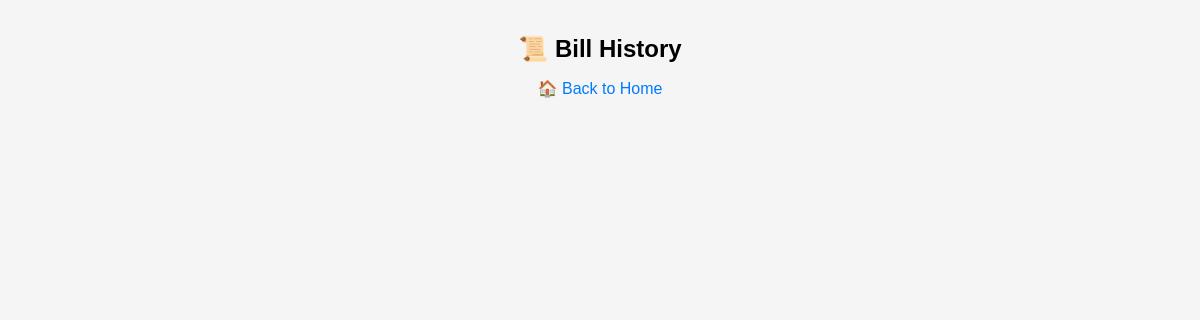
Before: /history with the older database file.
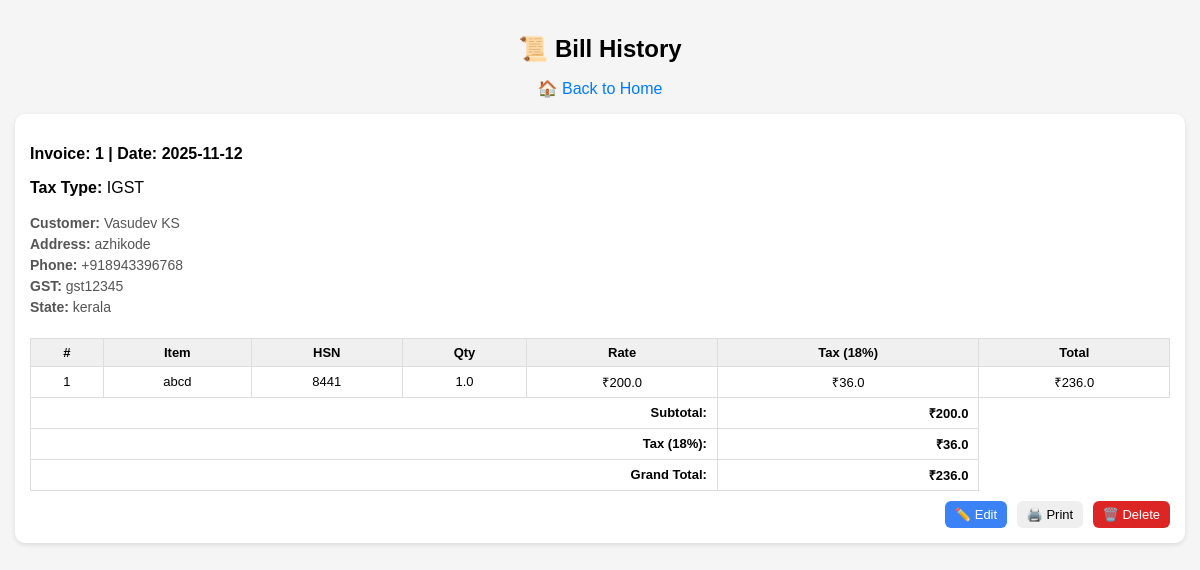
After: the same page with the newer database file.
### tables this page shows
CREATE TABLE bills (
                        id INTEGER PRIMARY KEY AUTOINCREMENT,
                        date TEXT,
                        invoice_number TEXT,
                        customer_name TEXT,
                        grand_total REAL,
                        extra_title TEXT,
                        extra_amount REAL,
                        tax_type TEXT
                    );

CREATE TABLE users (
                        id INTEGER PRIMARY KEY AUTOINCREMENT,
                        name TEXT,
                        address TEXT,
                        phone TEXT,
                        gst TEXT,
                        state TEXT
                    );

CREATE TABLE bill_items (
                        id INTEGER PRIMARY KEY AUTOINCREMENT,
                        bill_id INTEGER,
                        name TEXT,
                        hsn TEXT,
                        qty REAL,
                        rate REAL,
                        total REAL,
                        FOREIGN KEY (bill_id) REFERENCES bills(id)
                    );

### app.py (the view)
@app.route('/history')
def history():
    conn = sqlite3.connect(DB_PATH)
    conn.row_factory = sqlite3.Row
    cursor = conn.cursor()
    cursor.execute("SELECT * FROM bills ORDER BY id DESC")
    bills = cursor.fetchall()
    all_bills = []
    for bill in bills:
        cursor.execute("SELECT * FROM bill_items WHERE bill_id = ?", (bill['id'],))
        items = cursor.fetchall()
        cursor.execute("SELECT address, phone, gst, state FROM users WHERE name = ?", (bill['customer_name'],))
        user = cursor.fetchone()
        customer_details = {
            "address": user['address'] if user else '',
            "phone": user['phone'] if user else '',
            "gst": user['gst'] if user else '',
            "state": user['state'] if user else ''
        }
        all_bills.append({
            "id": bill['id'],
            "date": bill['date'],
            "invoice_number": bill['invoice_number'],
            "customer_name": bill['customer_name'],
            "grand_total": bill['grand_total'],
            "extra_title": bill['extra_title'],
            "extra_amount": bill['extra_amount'],
            "tax_type": bill['tax_type'],
            "items": items,
            "customer": customer_details
        })
    conn.close()
    return render_template('history.html', bills=all_bills)

### app.py (called while the page is built)
@app.before_request
def ensure_db():
    if not os.path.exists(DB_PATH):
        init_db()
    else:
        conn = sqlite3.connect(DB_PATH)
        cursor = conn.cursor()
        cursor.execute("SELECT name FROM sqlite_master WHERE type='table' AND name='company'")
        exists = cursor.fetchone()
        conn.close()
        if not exists:
            init_db()

### templates/history.html (shortened to what this page needs)
<!DOCTYPE html>
<html lang="en">
<head>
</head>
<body>
  <h2>📜 Bill History</h2>
  <p style="text-align:center;"><a href="/">🏠 Back to Home</a></p>
  {% for bill in bills %}
  <div class="bill-card">
    <h3>Invoice: {{ bill['invoice_number'] }} | Date: {{ bill['date'] }}</h3>
    <p><strong>Tax Type:</strong> {{ bill['tax_type'] or 'N/A' }}</p>
    <div class="meta">
      <strong>Customer:</strong> {{ bill['customer_name'] }}<br>
      <strong>Address:</strong> {{ bill['customer']['address'] or 'N/A' }}<br>
      <strong>Phone:</strong> {{ bill['customer']['phone'] or 'N/A' }}<br>
      <strong>GST:</strong> {{ bill['customer']['gst'] or 'N/A' }}<br>
      <strong>State:</strong> {{ bill['customer']['state'] or 'N/A' }}
    </div>
    <div style="overflow-x:auto;">
      <table>
        <thead>
          <tr>
            <th>#</th>
            <th>Item</th>
            <th>HSN</th>
            <th>Qty</th>
            <th>Rate</th>
            <th>Tax (18%)</th>
            <th>Total</th>
          </tr>
        </thead>
        <tbody>
            {% set subtotal = namespace(value=0.0) %}
            {% set total_tax = namespace(value=0.0) %}
            {% for item in bill['items'] %}
                {% set qty = (item['qty'] | float) %}
                {% set rate = (item['rate'] | float) %}
                {% set item_sub = qty * rate %}
                {% set item_tax = (item_sub * 0.18) %}
                {% set item_total = item_sub + item_tax %}
                {% set subtotal.value = subtotal.value + item_sub %}
                {% set total_tax.value = total_tax.value + item_tax %}
                <tr>
                    <td>{{ loop.index }}</td>
                    <td>{{ item['name'] }}</td>
                    <td>{{ item['hsn'] or '' }}</td>
                    <td>{{ qty | round(2) }}</td>
                    <td>₹{{ rate | round(2) }}</td>
                    <td>₹{{ item_tax | round(2) }}</td>
                    <td>₹{{ item_total | round(2) }}</td>
                </tr>
            {% endfor %}
            <tr class="summary"><td colspan="5">Subtotal:</td><td>₹{{ subtotal.value | round(2) }}</td></tr>
            <tr class="summary"><td colspan="5">Tax (18%):</td><td>₹{{ total_tax.value | round(2) }}</td></tr>
            <tr class="summary"><td colspan="5"><strong>Grand Total:</strong></td><td><strong>₹{{ bill['grand_total'] | round(2) }}</strong></td></tr>
        </tbody>
      </table>
    </div>
    <div style="margin-top:10px;text-align:right;">
        <button onclick="window.location.href='/edit-bill/{{ bill['id'] }}'">✏️ Edit</button>
        <button onclick="window.location.href='/print-bill/{{ bill['id'] }}'">🖨️ Print</button>
        <button onclick="deleteBill({{ bill['id'] }})">🗑️ Delete</button>
    </div>
  </div>
  {% endfor %}
</body>
</html>

### templates/history.html (style rules this page uses)
body { font-family: Arial, sans-serif; background: #f5f5f5; margin: 0; padding: 15px; }
h2 { text-align: center; margin-bottom: 15px; }
a { text-decoration: none; color: #007bff; }
.bill-card { background: #fff; border-radius: 10px; padding: 15px; margin-bottom: 20px; box-shadow: 0 2px 5px rgba(0,0,0,0.1); }
h3 { font-size: 16px; margin-bottom: 8px; word-break: break-word; }
.meta { color: #555; font-size: 14px; margin-bottom: 10px; line-height: 1.5; }
table { width: 100%; border-collapse: collapse; margin-top: 10px; font-size: 13px; }
th, td { border: 1px solid #ddd; padding: 6px; text-align: center; }
th { background: #f0f0f0; }
.summary td { text-align: right; font-weight: bold; padding-right: 10px; }
button { border: none; border-radius: 6px; padding: 6px 10px; margin-left: 5px; cursor: pointer; font-size: 13px; }
button:first-child { background: #3b82f6; color: #fff; }
button:last-child { background: #dc2626; color: #fff; }

Changed rows visible on the page:
added bills: invoice_number "1", date "2025-11-12", tax_type "IGST", customer_name "Vasudev KS", address "azhikode", phone "+918943396768", gst "gst12345", state "kerala", value "200.0", value "36.0", grand_total "236.0"
added bill_items: name "abcd", hsn "8441", qty "1.0", rate "200.0", item_tax "36.0", total "236.0"
